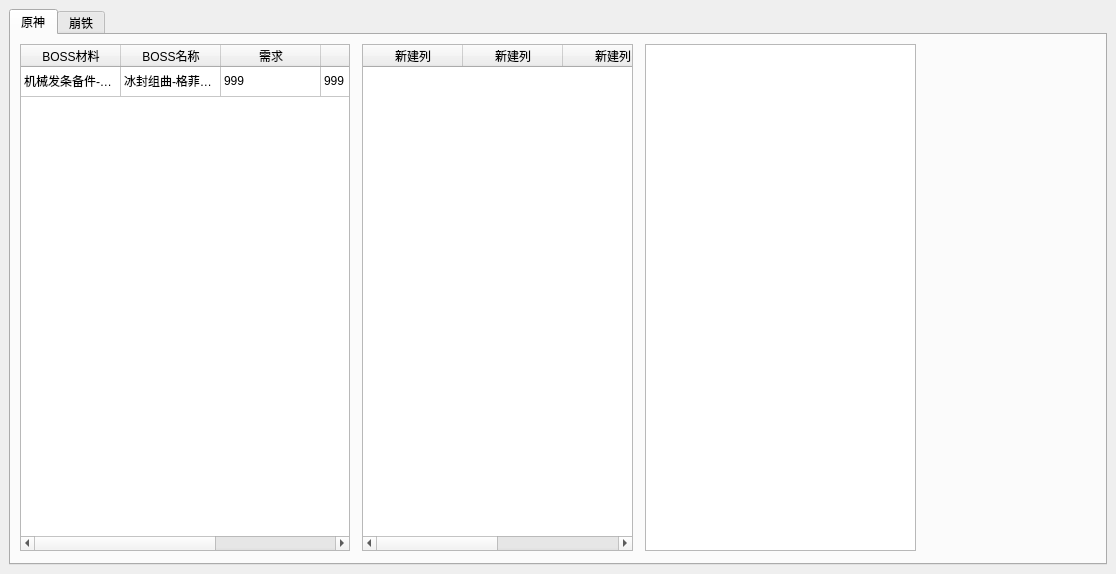
<?xml version="1.0" encoding="UTF-8"?>
<ui version="4.0">
 <class>MainWindow</class>
 <widget class="QMainWindow" name="MainWindow">
  <property name="geometry">
   <rect>
    <x>0</x>
    <y>0</y>
    <width>1116</width>
    <height>574</height>
   </rect>
  </property>
  <property name="windowTitle">
   <string>MainWindow</string>
  </property>
  <widget class="QWidget" name="centralwidget">
   <layout class="QGridLayout" name="gridLayout">
    <item row="0" column="0">
     <widget class="QTabWidget" name="tabWidget">
      <property name="currentIndex">
       <number>0</number>
      </property>
      <widget class="QWidget" name="genshen_tab">
       <attribute name="title">
        <string>原神</string>
       </attribute>
       <widget class="QTableWidget" name="genshin_world_material">
        <property name="geometry">
         <rect>
          <x>351</x>
          <y>9</y>
          <width>271</width>
          <height>507</height>
         </rect>
        </property>
        <attribute name="horizontalHeaderHighlightSections">
         <bool>false</bool>
        </attribute>
        <attribute name="verticalHeaderVisible">
         <bool>false</bool>
        </attribute>
        <column>
         <property name="text">
          <string>新建列</string>
         </property>
        </column>
        <column>
         <property name="text">
          <string>新建列</string>
         </property>
        </column>
        <column>
         <property name="text">
          <string>新建列</string>
         </property>
        </column>
        <column>
         <property name="text">
          <string>新建列</string>
         </property>
        </column>
       </widget>
       <widget class="QTableWidget" name="genshin_mob_material">
        <property name="geometry">
         <rect>
          <x>634</x>
          <y>9</y>
          <width>271</width>
          <height>507</height>
         </rect>
        </property>
        <attribute name="horizontalHeaderHighlightSections">
         <bool>false</bool>
        </attribute>
        <attribute name="verticalHeaderVisible">
         <bool>false</bool>
        </attribute>
       </widget>
       <widget class="QTableWidget" name="genshin_boss_material">
        <property name="geometry">
         <rect>
          <x>9</x>
          <y>9</y>
          <width>330</width>
          <height>507</height>
         </rect>
        </property>
        <property name="editTriggers">
         <set>QAbstractItemView::EditTrigger::NoEditTriggers</set>
        </property>
        <attribute name="horizontalHeaderHighlightSections">
         <bool>false</bool>
        </attribute>
        <attribute name="verticalHeaderVisible">
         <bool>false</bool>
        </attribute>
        <row>
         <property name="text">
          <string>aaaaaa</string>
         </property>
        </row>
        <column>
         <property name="text">
          <string>BOSS材料</string>
         </property>
        </column>
        <column>
         <property name="text">
          <string>BOSS名称</string>
         </property>
        </column>
        <column>
         <property name="text">
          <string>需求</string>
         </property>
        </column>
        <column>
         <property name="text">
          <string>拥有</string>
         </property>
        </column>
        <column>
         <property name="text">
          <string>缺少</string>
         </property>
        </column>
        <item row="0" column="0">
         <property name="text">
          <string>机械发条备件-格菲利亚</string>
         </property>
        </item>
        <item row="0" column="1">
         <property name="text">
          <string>冰封组曲-格菲利亚</string>
         </property>
        </item>
        <item row="0" column="2">
         <property name="text">
          <string>999</string>
         </property>
        </item>
        <item row="0" column="3">
         <property name="text">
          <string>999</string>
         </property>
        </item>
        <item row="0" column="4">
         <property name="text">
          <string>999</string>
         </property>
        </item>
       </widget>
      </widget>
      <widget class="QWidget" name="starrail_tab">
       <attribute name="title">
        <string>崩铁</string>
       </attribute>
       <layout class="QHBoxLayout" name="horizontalLayout_2">
        <item>
         <widget class="QTableWidget" name="starrail_boss_material"/>
        </item>
        <item>
         <widget class="QTableWidget" name="starrail_mob_material"/>
        </item>
       </layout>
      </widget>
     </widget>
    </item>
   </layout>
  </widget>
 </widget>
 <resources/>
 <connections/>
</ui>
